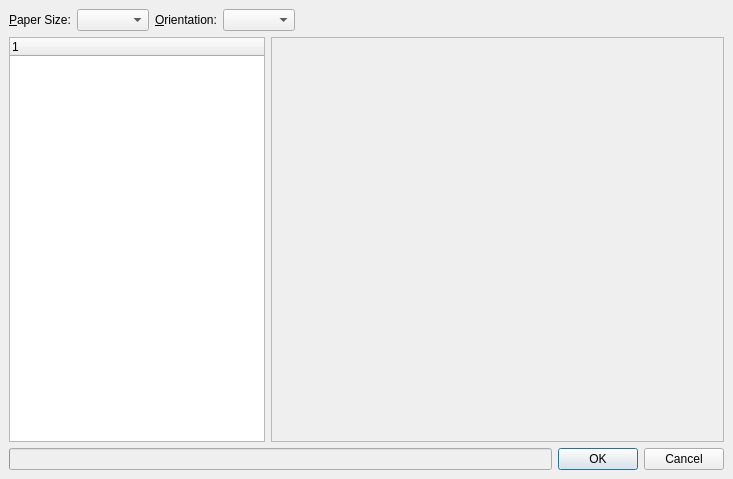
<ui version="4.0" >
 <class>PreviewDialogBase</class>
 <widget class="QDialog" name="PreviewDialogBase" >
  <property name="geometry" >
   <rect>
    <x>0</x>
    <y>0</y>
    <width>733</width>
    <height>479</height>
   </rect>
  </property>
  <property name="windowTitle" >
   <string>Print Preview</string>
  </property>
  <layout class="QVBoxLayout" >
   <property name="margin" >
    <number>9</number>
   </property>
   <property name="spacing" >
    <number>6</number>
   </property>
   <item>
    <layout class="QHBoxLayout" >
     <property name="margin" >
      <number>0</number>
     </property>
     <property name="spacing" >
      <number>6</number>
     </property>
     <item>
      <widget class="QLabel" name="label" >
       <property name="text" >
        <string>&amp;Paper Size:</string>
       </property>
       <property name="buddy" >
        <cstring>paperSizeCombo</cstring>
       </property>
      </widget>
     </item>
     <item>
      <widget class="QComboBox" name="paperSizeCombo" >
       <property name="sizePolicy" >
        <sizepolicy>
         <hsizetype>1</hsizetype>
         <vsizetype>0</vsizetype>
         <horstretch>0</horstretch>
         <verstretch>0</verstretch>
        </sizepolicy>
       </property>
      </widget>
     </item>
     <item>
      <widget class="QLabel" name="label_2" >
       <property name="text" >
        <string>&amp;Orientation:</string>
       </property>
       <property name="buddy" >
        <cstring>paperOrientationCombo</cstring>
       </property>
      </widget>
     </item>
     <item>
      <widget class="QComboBox" name="paperOrientationCombo" >
       <property name="sizePolicy" >
        <sizepolicy>
         <hsizetype>1</hsizetype>
         <vsizetype>0</vsizetype>
         <horstretch>0</horstretch>
         <verstretch>0</verstretch>
        </sizepolicy>
       </property>
      </widget>
     </item>
     <item>
      <spacer>
       <property name="orientation" >
        <enum>Qt::Horizontal</enum>
       </property>
       <property name="sizeHint" >
        <size>
         <width>40</width>
         <height>20</height>
        </size>
       </property>
      </spacer>
     </item>
    </layout>
   </item>
   <item>
    <layout class="QHBoxLayout" >
     <property name="margin" >
      <number>0</number>
     </property>
     <property name="spacing" >
      <number>6</number>
     </property>
     <item>
      <widget class="QTreeWidget" name="pageList" >
       <property name="indentation" >
        <number>0</number>
       </property>
       <property name="rootIsDecorated" >
        <bool>false</bool>
       </property>
       <property name="uniformRowHeights" >
        <bool>true</bool>
       </property>
       <property name="itemsExpandable" >
        <bool>false</bool>
       </property>
       <property name="columnCount" >
        <number>1</number>
       </property>
       <column>
        <property name="text" >
         <string>1</string>
        </property>
       </column>
      </widget>
     </item>
     <item>
      <widget class="QScrollArea" native="1" name="previewArea" >
       <property name="sizePolicy" >
        <sizepolicy>
         <hsizetype>5</hsizetype>
         <vsizetype>5</vsizetype>
         <horstretch>1</horstretch>
         <verstretch>0</verstretch>
        </sizepolicy>
       </property>
      </widget>
     </item>
    </layout>
   </item>
   <item>
    <layout class="QHBoxLayout" >
     <property name="margin" >
      <number>0</number>
     </property>
     <property name="spacing" >
      <number>6</number>
     </property>
     <item>
      <widget class="QProgressBar" name="progressBar" >
       <property name="enabled" >
        <bool>false</bool>
       </property>
       <property name="sizePolicy" >
        <sizepolicy>
         <hsizetype>7</hsizetype>
         <vsizetype>0</vsizetype>
         <horstretch>1</horstretch>
         <verstretch>0</verstretch>
        </sizepolicy>
       </property>
       <property name="value" >
        <number>0</number>
       </property>
       <property name="textVisible" >
        <bool>false</bool>
       </property>
       <property name="orientation" >
        <enum>Qt::Horizontal</enum>
       </property>
      </widget>
     </item>
     <item>
      <widget class="QDialogButtonBox" name="buttonBox" >
       <property name="orientation" >
        <enum>Qt::Horizontal</enum>
       </property>
       <property name="standardButtons" >
        <set>QDialogButtonBox::Cancel|QDialogButtonBox::NoButton|QDialogButtonBox::Ok</set>
       </property>
      </widget>
     </item>
    </layout>
   </item>
  </layout>
 </widget>
 <customwidgets>
  <customwidget>
   <class>QScrollArea</class>
   <extends>QWidget</extends>
   <header>qscrollarea.h</header>
   <container>1</container>
  </customwidget>
 </customwidgets>
 <resources/>
 <connections>
  <connection>
   <sender>buttonBox</sender>
   <signal>accepted()</signal>
   <receiver>PreviewDialogBase</receiver>
   <slot>accept()</slot>
   <hints>
    <hint type="sourcelabel" >
     <x>696</x>
     <y>526</y>
    </hint>
    <hint type="destinationlabel" >
     <x>677</x>
     <y>446</y>
    </hint>
   </hints>
  </connection>
  <connection>
   <sender>buttonBox</sender>
   <signal>rejected()</signal>
   <receiver>PreviewDialogBase</receiver>
   <slot>reject()</slot>
   <hints>
    <hint type="sourcelabel" >
     <x>587</x>
     <y>529</y>
    </hint>
    <hint type="destinationlabel" >
     <x>547</x>
     <y>448</y>
    </hint>
   </hints>
  </connection>
 </connections>
</ui>
